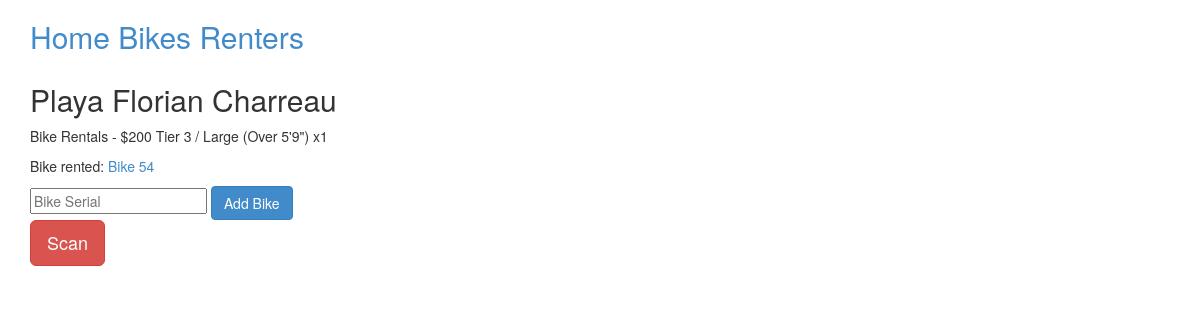
The page /renter/6 on the database its author committed.
### bike/models.py (models this page shows, shortened)
class Renter(Base):
  __tablename__ = 'renter'
  id = Column(Integer, primary_key=True)
  name = Column(String(255), unique=False)
  email = Column(String(255), unique=False)
  code = Column(String(255), unique=True)
  bikes = relationship('Bike', backref=backref('renter'))
  zipcode = Column(String(255))
  phone = Column(String(255))
  desc = Column(String)
  qty = Column(Integer)

class Bike(Base):
  __tablename__ = 'bike'
  id = Column(Integer, primary_key=True)
  renter_id = Column(Integer, ForeignKey('renter.id'))
  code = Column(String(255), unique=True)
  comment = Column(String)
  def __repr__(self):
    return 'Bike %s' % (self.code)

### bike/views.py (the view, shortened to what this page needs)
@app.route('/renter/<oid>', methods=['GET','POST'])
def renter(oid):
  if not db.query(Renter).filter_by(id=oid).count():
    abort(404)
  renter = db.query(Renter).filter_by(id=oid)[0]
  err = ''
  return render_template('renter.html', renter=renter, error=err)

### bike/__init__.py (called while the page is built)
@app.teardown_appcontext
def shutdown_session(exception=None):
  db.remove()

### bike/templates/renter.html (shortened to what this page needs)
{% extends "base.html" %}
{% block content %}
  <h2>Playa {{renter.name}}</h2>
  <p>{{renter.desc}} x{{renter.qty}}</p>
  {% for bike in renter.bikes %}
  <p>Bike rented: <a href="/bike/{{bike.code}}">{{bike}}</a></p>
  {% endfor %}
  <form method="POST">
  	<input type="text" name="attach_bike" placeholder="Bike Serial">
  	<input type="submit" value="Add Bike" class="btn btn-hg btn-primary">
  </form>
  <a href="zxing://scan/?ret={{url_for('renter', oid=renter.id, _external=True)|urlencode}}?attach_bike=%7BCODE%7D" class="btn btn-lg btn-danger">Scan</a>
{% endblock %}

### rows shown on the page
Renter: name "Florian Charreau", desc "Bike Rentals - $200 Tier 3 / Large (Over 5'9\")", qty "1"
Bike: code "Bike 54"
